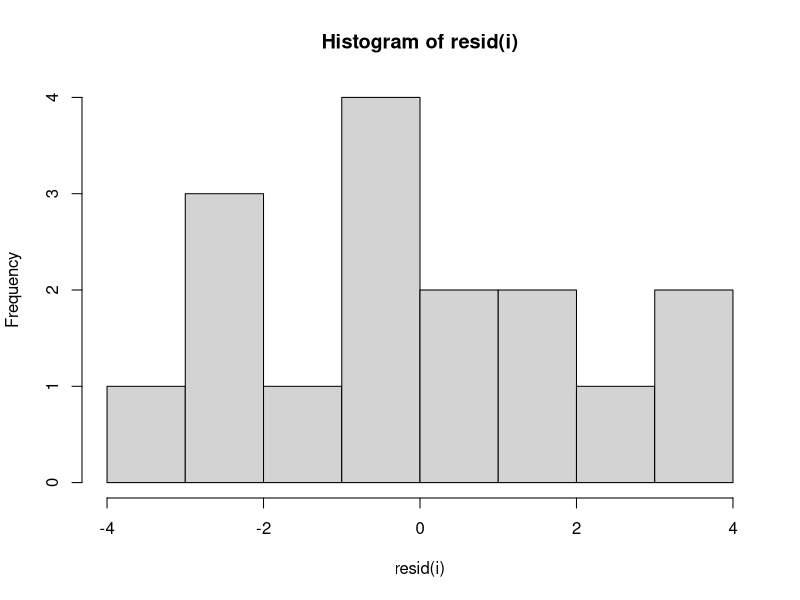
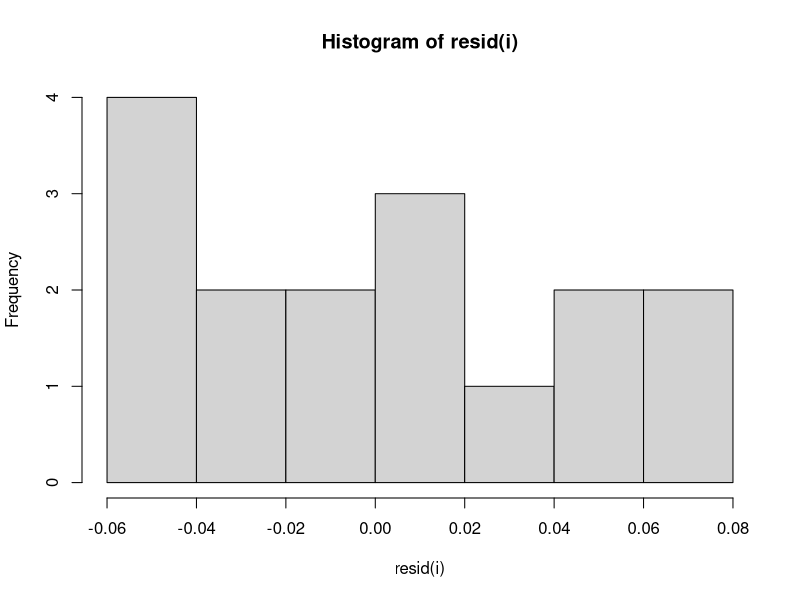
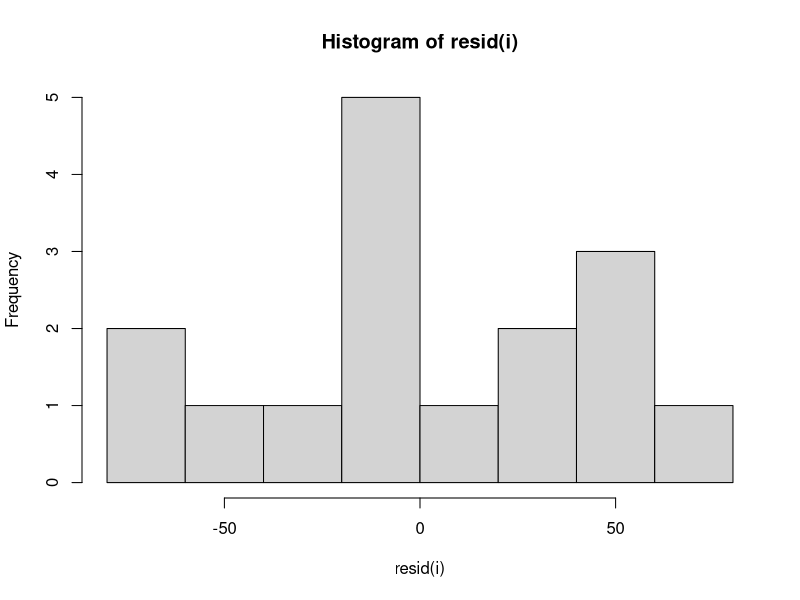
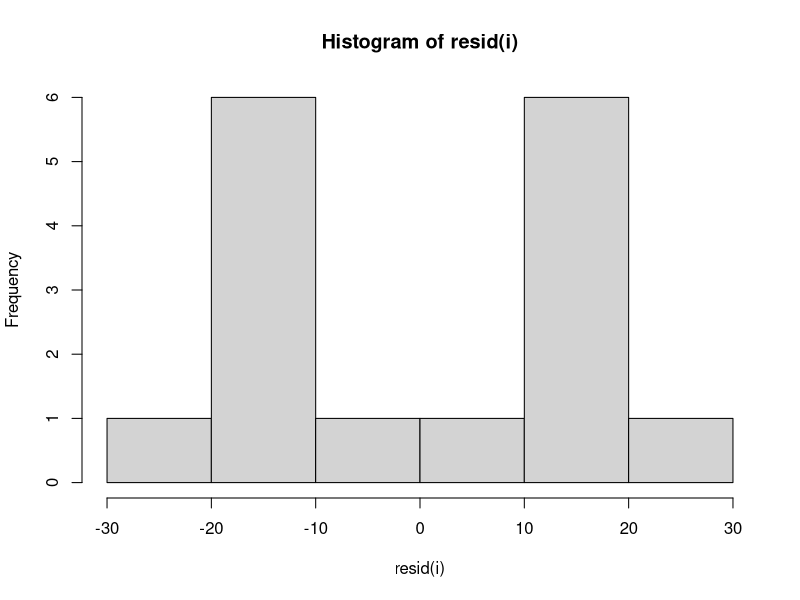
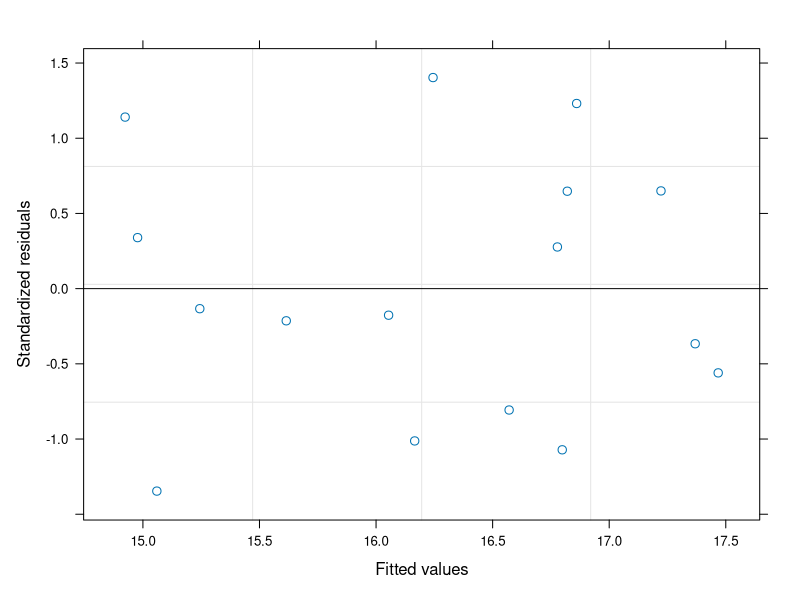
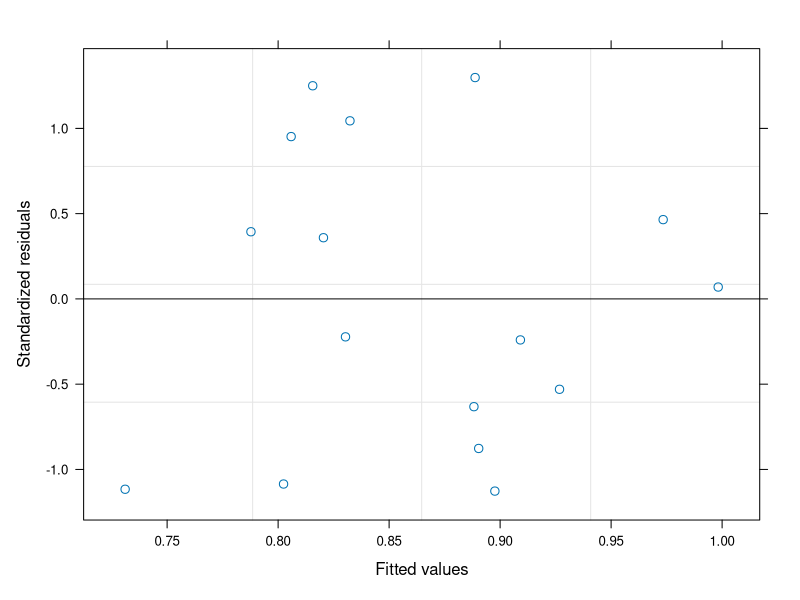
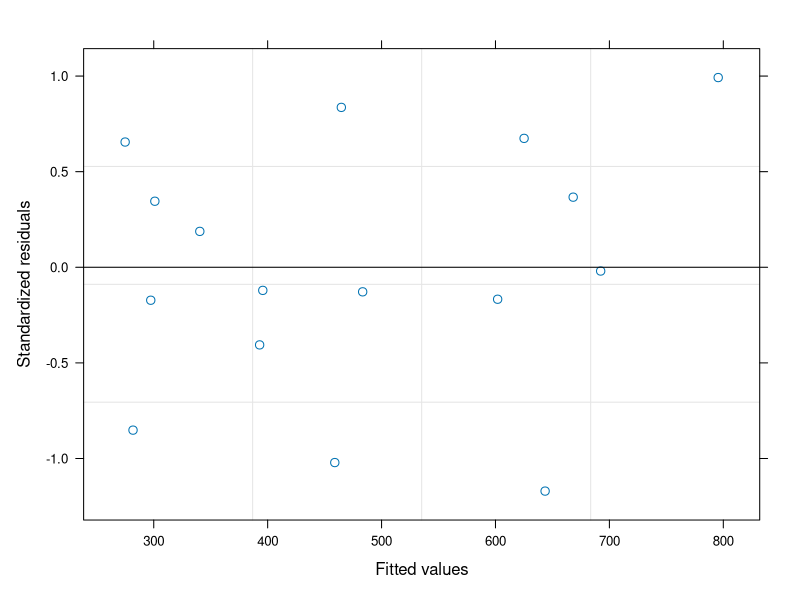
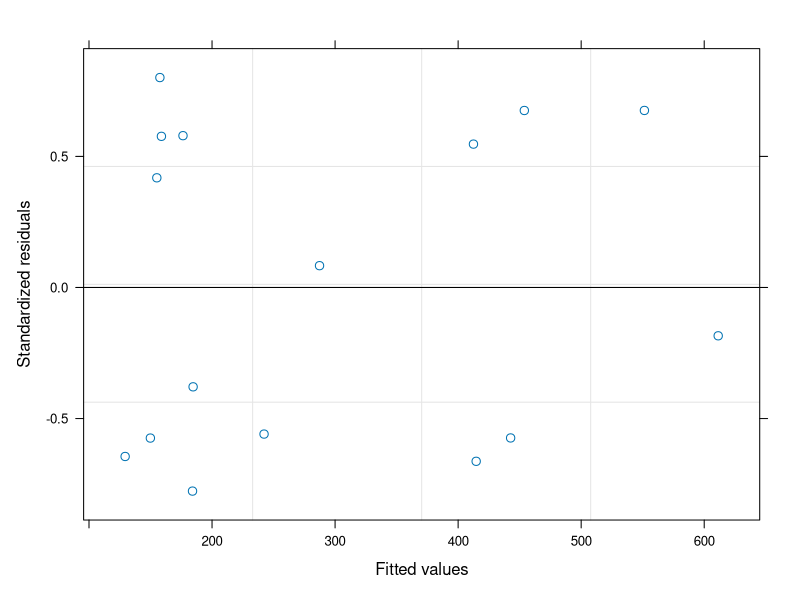

Write R code to recreate these figures, in order.
#This script constructs linear mixed effects models on seagrass parameters 
#and post-hoc contrasts


# Required libraries
library(tidyverse)
library(emmeans)
library(nlme)
library(car)

# Read in data
grazing_raw <- read.csv("biminigrazing_plot_summary.csv", header = TRUE)

# Convert to factors
grazing <- grazing_raw %>%
  mutate(
  waypoint = as.factor(waypoint),
  location = as.factor(location),
  treatment = as.factor(treatment),
  variable = as.factor(variable)
)

# Check structure
str(grazing)

# Run with just last time point adding starting value as covariate

# Subset by variable and run model 
# Note: t1 refers to the starting value (stated t0 in manuscript text)
aov_t3_list <- lapply(unique(grazing$variable), function(i) {
  
  x <- filter(grazing, variable == i )
  
  model <- lme(t3 ~ treatment * location + t1,
               random = ~ 1 |  waypoint,
               data = x)
  
} )

names(aov_t3_list) <- unique(grazing$variable)

# Check assumptions
# Normality of errors
lapply(aov_t3_list, function(i) hist(resid(i))) # all pretty normal

# Homogeneity of variance
lapply(aov_t3_list, plot) # also fine

# Get output tables
lapply(aov_t3_list, Anova)

#Post-hoc contrasts for width
contrwidth_t3 <- emmeans(aov_t3_list[[2]], pairwise ~ treatment | location)

# Post-hoc contrasts for ssdensity
contr_t3 <- emmeans(aov_t3_list[[4]], ~ treatment)

contrast(contr_t3, list("Control vs. exclusion" = c(1, -1))) # density higher in control at end of experiment

# Location differences
lapply(aov_t3_list, function(i) emmeans(i, pairwise ~ location)$contrasts)
